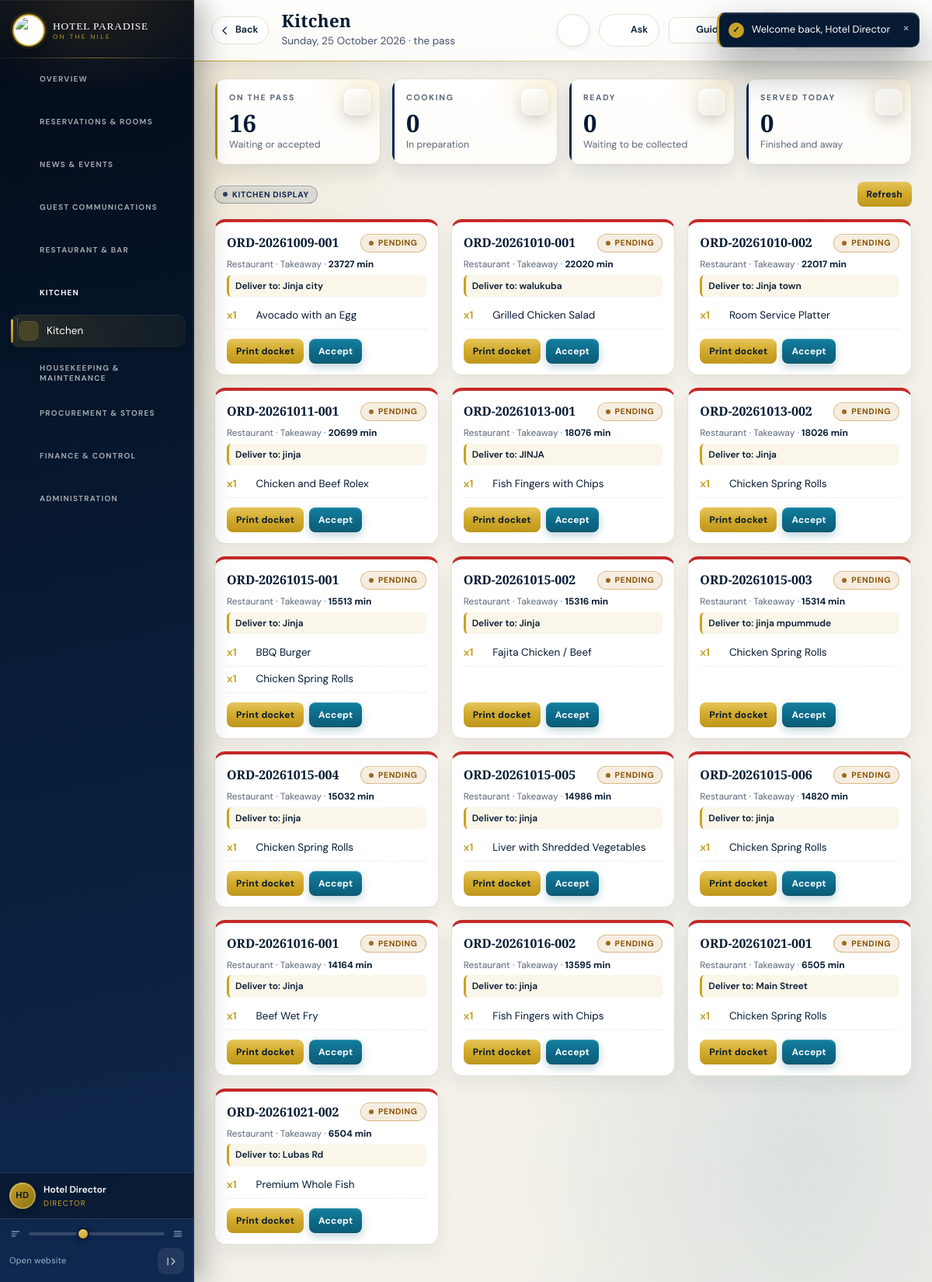
Screenshot of /backend-php/index.php?page=kitchen (signed in) with the database file from the repository.
### tables this page shows
CREATE TABLE `orders` (
  `id` bigint(20) UNSIGNED NOT NULL,
  `hotel_id` bigint(20) UNSIGNED NOT NULL,
  `user_id` bigint(20) UNSIGNED NOT NULL,
  `shift_id` bigint(20) UNSIGNED DEFAULT NULL,
  `order_number` varchar(60) NOT NULL,
  `outlet` enum('restaurant','bar','room_service') NOT NULL,
  `order_type` enum('table','room','takeaway','delivery') NOT NULL,
  `table_name` varchar(60) DEFAULT NULL,
  `room_id` bigint(20) UNSIGNED DEFAULT NULL,
  `customer_name` varchar(160) DEFAULT NULL,
  `customer_phone` varchar(40) DEFAULT NULL,
  `customer_email` varchar(190) DEFAULT NULL,
  `delivery_address` varchar(255) DEFAULT NULL,
  `delivery_notes` text DEFAULT NULL,
  `status` enum('pending','accepted','preparing','ready','served','partially_paid','paid','cancelled') DEFAULT 'pending',
  `discount` decimal(14,2) DEFAULT 0.00,
  `subtotal` decimal(14,2) DEFAULT 0.00,
  `tax` decimal(14,2) DEFAULT 0.00,
  `total` decimal(14,2) DEFAULT 0.00,
  `created_at` timestamp NULL DEFAULT NULL,
  `deleted_at` timestamp NULL DEFAULT NULL,
  `deleted_by` bigint(20) UNSIGNED DEFAULT NULL
);

### backend-php/modules/kitchen.php (the view, shortened to what this page needs)
<?php
$active=rows("SELECT o.*,(SELECT oi.notes FROM order_items oi WHERE oi.order_id=o.id AND oi.notes<>'' ORDER BY oi.id LIMIT 1) any_notes
 FROM orders o WHERE o.status IN('pending','accepted','preparing','ready') ORDER BY o.id ASC");
$done=rows("SELECT o.* FROM orders o WHERE o.status IN('served','cancelled') AND DATE(o.created_at)=CURDATE() ORDER BY o.id DESC LIMIT 12");
$lines=[];
$ids=array_map(static fn(array $r): int=>(int)$r['id'],array_merge($active,$done));
if($ids){
 foreach(rows('SELECT oi.order_id,oi.quantity,oi.notes,mi.name FROM order_items oi LEFT JOIN menu_items mi ON mi.id=oi.menu_item_id WHERE oi.order_id IN('.implode(',',array_map('intval',$ids)).') ORDER BY oi.id',[]) as $l){
  $lines[(int)$l['order_id']][]=$l;
 }
}
echo '<div class="kpis">';
echo '</div>';
echo '<div class="toolbar"><div class="bar"><span class="badge" style="background:#0f28501a;color:#0f2850;border:1px solid #0f285055">Kitchen display</span></div>';
echo '<button class="btn sm" type="button" onclick="location.reload()">Refresh</button></div>';
echo '<div class="board">';
foreach($active as $o){
 $oid=(int)$o['id'];
 $tone=($o['status']==='ready'?'ready':($o['status']==='preparing'?'cook':($o['status']==='pending'?'new':'wait')));
 $mins=max(0,(int)floor((time()-strtotime((string)$o['created_at']))/60));
 echo '<article class="docket docket_'.$tone.'">';
 echo '<header><b>'.e($o['order_number']).'</b>'.status_badge($o['status']).'</header>';
 echo '<p class="docketMeta">'.e(ucfirst((string)$o['outlet'])).' &middot; '.e($o['order_type']==='room'?'Room service':ucfirst((string)$o['order_type']));
 echo ' &middot; <b>'.$mins.' min</b></p>';
 $d=order_delivery($o);
 if($d['address']) echo '<p class="docketAddr">Deliver to: '.e($d['address']).'</p>';
 echo '<ul class="docketItems">';
 foreach($lines[$oid]??[] as $l){
  $qty=(float)$l['quantity'];
  $q=abs($qty-floor($qty))<0.001?(string)(int)$qty:(string)$qty;
  echo '<li><b>x'.$q.'</b> '.e((string)($l['name']??'Item removed'));
  echo '</li>';
 }
 echo '</ul>';
 echo '<footer>';
 echo '<button class="btn sm" type="button" onclick="printReceipt('.$oid.')">Print docket</button>';
 if($o['status']==='pending') echo '<form method="post" action="'.BASE.'/index.php?page=kitchen"><input type="hidden" name="oid" value="'.$oid.'"><input type="hidden" name="do" value="accept"><button class="btn sm blue">Accept</button></form>';
 echo '</footer></article>';
}
echo '</div>';

### backend-php/app/bootstrap.php (shortened to what this page needs)
<?php
if(!function_exists('hp_config')){
 function hp_config(): array{
  $file=__DIR__.'/../config.php';
  if(!is_readable($file)) return $cfg=[];
  $got=include $file;
  return $cfg=is_array($got)?$got:[];
 }
}
function db_config(): array{
 $fromFile=hp_config();
 $fromConfig=function(string $path) use($fromFile){
  $node=$fromFile;
  foreach(explode('.',$path) as $step){
   if(!is_array($node)||!array_key_exists($step,$node)) return null;
   $node=$node[$step];
  }
  return $node;
 };
 $pick=function(string $path,string $env,string $fallback) use($fromConfig): string{
  $v=getenv($env);
  if(is_string($v)&&$v!=='') return $v;
  $v=$fromConfig($path);
  if(is_string($v)&&$v!=='') return $v;
  return $fallback;
 };
 $host=$pick('db.host','HP_DB_HOST','127.0.0.1');
 $port=$pick('db.port','HP_DB_PORT','');
 return $cfg=[
  'dsn'=>'mysql:host='.$host.($port!==''?';port='.$port:'').';charset=utf8mb4',
  'host'=>$host,'port'=>$port,
  'name'=>$pick('db.name','HP_DB_NAME','hotelpardise_system'),
  'user'=>$pick('db.user','HP_DB_USER','hotelpardise_system'),
  'pass'=>$pick('db.pass','HP_DB_PASS',''),
  'web'=>[
   'name'=>$pick('web_db.name','HP_WEB_DB_NAME','hotelpardise_website'),
   'user'=>$pick('web_db.user','HP_WEB_DB_USER','hotelpardise_website'),
   'pass'=>$pick('web_db.pass','HP_WEB_DB_PASS',''),
  ],
 ];
}
function db_connect(string $dsn,string $dbName,string $user,string $pass): PDO{
  try{
   return new PDO($dsn.';dbname='.$dbName,$user,$pass,[
    PDO::ATTR_ERRMODE=>PDO::ERRMODE_EXCEPTION,
    PDO::ATTR_DEFAULT_FETCH_MODE=>PDO::FETCH_ASSOC
   ]);
  }catch(PDOException $e){
   $reason=db_failure_reason($e,$dbName,$user);
   error_log('[hotel db] cannot open '.$dbName.' as '.$user.'@'.db_config()['host']
    .' [SQLSTATE '.$e->getCode().']: '.$reason);
   throw new RuntimeException($reason,0);
  }
}
function db(): PDO{
  static $pdo=null;
  if($pdo===null){
   $c=db_config();
   try{
    $pdo=db_connect($c['dsn'],$c['name'],$c['user'],$c['pass']);
   }catch(RuntimeException $e){
    db_setup_page($e->getMessage());
   }
  }
  return $pdo;
}
function q(string $sql,array $p=[]){ $st=db()->prepare($sql); $st->execute($p); return $st; }
function rows(string $sql,array $p=[]){ return q($sql,$p)->fetchAll(); }
function val(string $sql,array $p=[]){ $r=q($sql,$p)->fetchColumn(); return $r===false?null:$r; }
function hp_table_exists(string $table): bool{
 try{
  return (int)val('SELECT COUNT(*) FROM information_schema.TABLES WHERE TABLE_SCHEMA=DATABASE() AND TABLE_NAME=?',[$table])>0;
 }catch(Throwable $e){ return false; }
}
function hp_column_exists(string $table,string $col): bool{
 try{
  return (int)val('SELECT COUNT(*) FROM information_schema.COLUMNS WHERE TABLE_SCHEMA=DATABASE() AND TABLE_NAME=? AND COLUMN_NAME=?',[$table,$col])>0;
 }catch(Throwable $e){ return false; }
}
function hp_ensure_column(string $table,string $col,string $definition): void{
 if(!hp_table_exists($table)||hp_column_exists($table,$col)) return;
}
function hp_ensure_procurement_columns(): void{
 hp_ensure_column('payments','user_id','user_id BIGINT UNSIGNED NULL');
}
function e($v=null): string{ return htmlspecialchars((string)$v,ENT_QUOTES,'UTF-8'); }
function badge(string $text,string $tone='grey'): string{
 static $tones=['ok'=>1,'warn'=>1,'bad'=>1,'gold'=>1,'navy'=>1,'blue'=>1,'grey'=>1];
 $t=isset($tones[$tone])?$tone:'grey';
 return '<span class="badge '.e($t).'">'.e($text).'</span>';
}

### rows the page displays
orders: order_number "ORD-20261009-001", status "PENDING", outlet "Restaurant", order_type "Takeaway", created_at "23727", delivery_address "Jinja city", q "1", name "Avocado with an Egg"
orders: order_number "ORD-20261010-001", status "PENDING", outlet "Restaurant", order_type "Takeaway", created_at "22020", delivery_address "walukuba", q "1", name "Grilled Chicken Salad"
orders: order_number "ORD-20261010-002", status "PENDING", outlet "Restaurant", order_type "Takeaway", created_at "22017", delivery_address "Jinja town", q "1", name "Room Service Platter"
orders: order_number "ORD-20261011-001", status "PENDING", outlet "Restaurant", order_type "Takeaway", created_at "20699", delivery_address "jinja", q "1", name "Chicken and Beef Rolex"
orders: order_number "ORD-20261013-001", status "PENDING", outlet "Restaurant", order_type "Takeaway", created_at "18076", delivery_address "JINJA", q "1", name "Fish Fingers with Chips"
orders: order_number "ORD-20261013-002", status "PENDING", outlet "Restaurant", order_type "Takeaway", created_at "18026", address "Jinja", q "1", name "Chicken Spring Rolls"
orders: order_number "ORD-20261015-001", status "PENDING", outlet "Restaurant", order_type "Takeaway", created_at "15513", address "Jinja", q "1", name "BBQ Burger", name "Chicken Spring Rolls"
orders: order_number "ORD-20261015-002", status "PENDING", outlet "Restaurant", order_type "Takeaway", created_at "15316", address "Jinja", q "1", name "Fajita Chicken / Beef"
orders: order_number "ORD-20261015-003", status "PENDING", outlet "Restaurant", order_type "Takeaway", created_at "15314", delivery_address "jinja mpummude", q "1", name "Chicken Spring Rolls"
orders: order_number "ORD-20261015-004", status "PENDING", outlet "Restaurant", order_type "Takeaway", created_at "15032", address "jinja", q "1", name "Chicken Spring Rolls"
orders: order_number "ORD-20261015-005", status "PENDING", outlet "Restaurant", order_type "Takeaway", created_at "14986", address "jinja", q "1", name "Liver with Shredded Vegetables"
orders: order_number "ORD-20261015-006", status "PENDING", outlet "Restaurant", order_type "Takeaway", created_at "14820", address "jinja", q "1", name "Chicken Spring Rolls"
orders: order_number "ORD-20261016-001", status "PENDING", outlet "Restaurant", order_type "Takeaway", created_at "14164", address "Jinja", q "1", name "Beef Wet Fry"
orders: order_number "ORD-20261016-002", status "PENDING", outlet "Restaurant", order_type "Takeaway", created_at "13595", address "jinja", q "1", name "Fish Fingers with Chips"
orders: order_number "ORD-20261021-001", status "PENDING", outlet "Restaurant", order_type "Takeaway", created_at "6505", delivery_address "Main Street", q "1", name "Chicken Spring Rolls"
orders: order_number "ORD-20261021-002", status "PENDING", outlet "Restaurant", order_type "Takeaway", created_at "6504", delivery_address "Lubas Rd", q "1", name "Premium Whole Fish"

### other values shown
$group['label'] "OVERVIEW"
$group['label'] "RESERVATIONS & ROOMS"
$group['label'] "NEWS & EVENTS"
$group['label'] "GUEST COMMUNICATIONS"
$group['label'] "RESTAURANT & BAR"
$group['label'] "KITCHEN"
$label "Kitchen"
$group['label'] "HOUSEKEEPING & MAINTENANCE"
$group['label'] "PROCUREMENT & STORES"
$group['label'] "FINANCE & CONTROL"
$group['label'] "ADMINISTRATION"
initials($me) "HD"
$me "Hotel Director"
$role "DIRECTOR"
$title "Kitchen"
